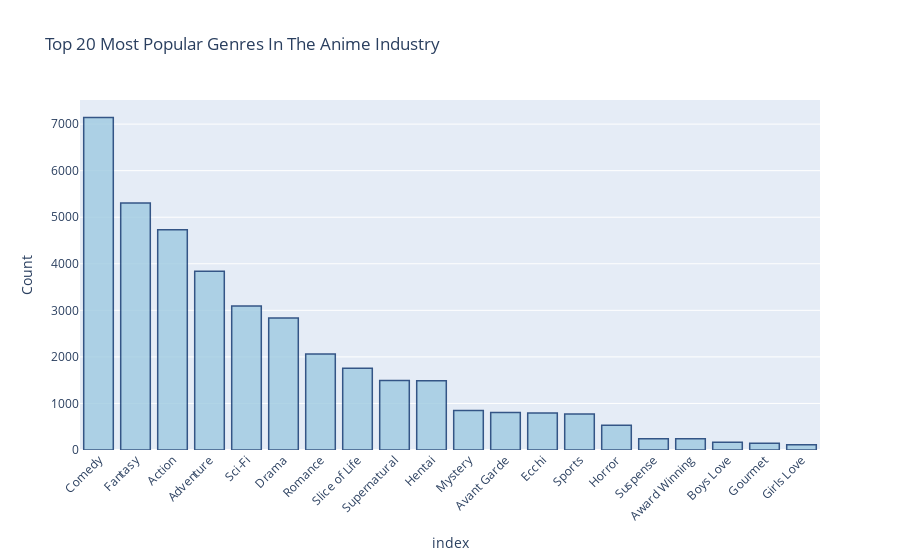

Notebook cell for this chart:
### Code cell
# Select the top 20 genres based on their occurrence count
top_20_genres = genre_counts.head(20)

# Create a bar chart using Plotly Express (px) for the top 20 genres
# The x-axis represents the genres, and the y-axis represents their respective count
# Customize the x and y-axis labels, set the title for the plot
fig = px.bar(top_20_genres, x=top_20_genres.index, y=top_20_genres.values,
             labels={'x':'Genre', 'y':'Count'},
             title='Top 20 Most Popular Genres In The Anime Industry')

# Customize the appearance of the bar chart
fig.update_traces(marker_color='rgb(158,202,225)', marker_line_color='rgb(8,48,107)',  # Setting bar colors
                  marker_line_width=1.5, opacity=0.8)  # Adjusting marker line width and opacity

# Rotate x-axis labels for better readability and adjust font sizes for axis titles
fig.update_layout(xaxis_tickangle=-45, xaxis=dict(tickfont=dict(size=12)),
                  yaxis=dict(titlefont=dict(size=14)))

# Display the customized bar chart
fig.show()

### Figure 1 — Plotly figure (JSON) as saved in the notebook; plotly's stock layout.template omitted (floating-point values rounded to 4 significant figures)
{"data": [{"alignmentgroup": "True", "hovertemplate": "index=%{x}<br>Count=%{y}<extra></extra>", "legendgroup": "", "marker": {"color": "rgb(158,202,225)", "line": {"color": "rgb(8,48,107)", "width": 1.5}, "pattern": {"shape": ""}}, "name": "", "offsetgroup": "", "opacity": 0.8, "orientation": "v", "showlegend": false, "textposition": "auto", "type": "bar", "x": ["Comedy", "Fantasy", "Action", "Adventure", "Sci-Fi", "Drama", "Romance", "Slice of Life", "Supernatural", "Hentai", "Mystery", "Avant Garde", "Ecchi", "Sports", "Horror", "Suspense", "Award Winning", "Boys Love", "Gourmet", "Girls Love"], "xaxis": "x", "y": [7142, 5306, 4730, 3842, 3091, 2836, 2063, 1755, 1494, 1486, 847, 804, 795, 771, 534, 242, 241, 169, 146, 113], "yaxis": "y"}], "layout": {"autosize": true, "barmode": "relative", "legend": {"tracegroupgap": 0}, "title": {"text": "Top 20 Most Popular Genres In The Anime Industry"}, "xaxis": {"anchor": "y", "autorange": true, "domain": [0, 1], "range": [-0.5, 19.5], "tickangle": -45, "tickfont": {"size": 12}, "title": {"text": "index"}, "type": "category"}, "yaxis": {"anchor": "x", "autorange": true, "domain": [0, 1], "range": [0, 7518.0], "title": {"font": {"size": 14}, "text": "Count"}, "type": "linear"}}}
